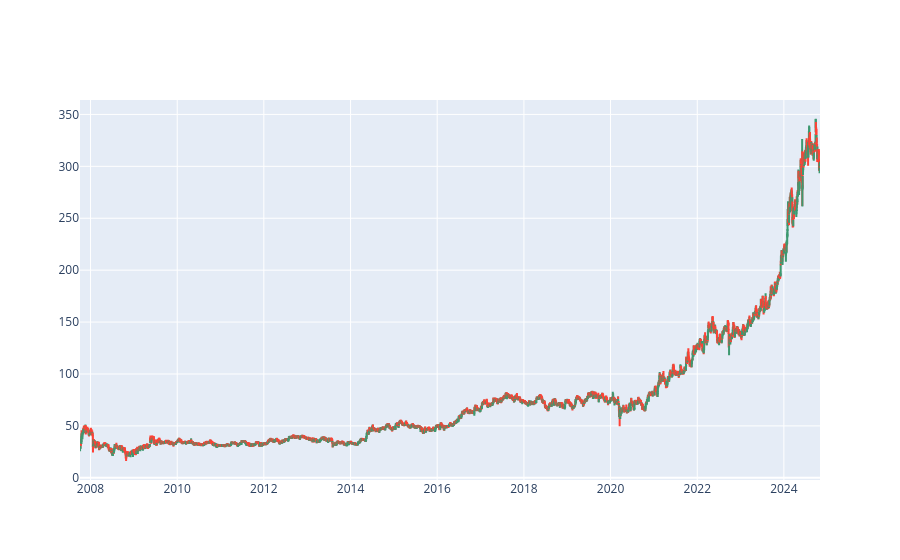

The notebook cell this image was saved under:
### Code cell
import plotly.graph_objects as go




fig = go.Figure(data=[go.Candlestick(
    
    x=df1['Date'],
    open=df1['Open'],
    high=df1['High'],
    low=df1['Low'],
    close=df1['Close']
)])

fig.update_layout(
    xaxis_rangeslider_visible = False
)

fig.show()

### Figure 1 — Plotly figure (JSON) as saved in the notebook; plotly's stock layout.template omitted (floating-point values rounded to 4 significant figures; data arrays with more than 128 entries replaced by an {"elided": "..."} marker saying what was removed)
{"data": [{"close": {"elided": "4209 str values"}, "high": {"elided": "4209 str values"}, "low": {"elided": "4209 str values"}, "open": {"elided": "4209 str values"}, "type": "candlestick", "x": {"elided": "4209 str values"}}], "layout": {"xaxis": {"rangeslider": {"visible": false}}}}
